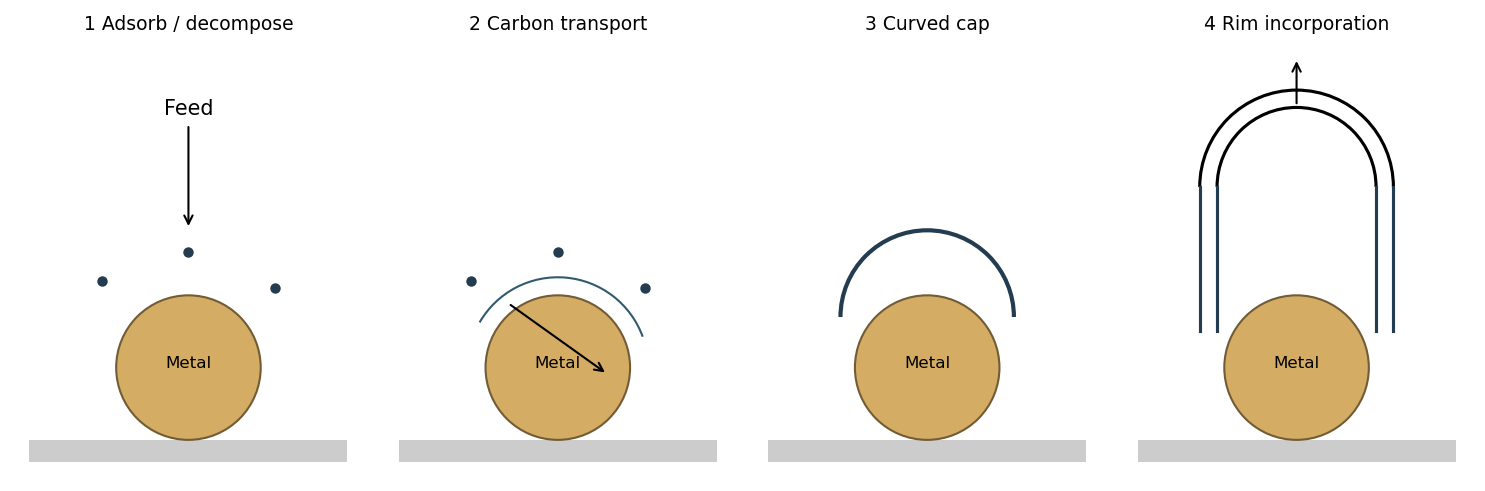

Source code (Python):
"""Original explanatory figure. Python 3.14, matplotlib 3.10, numpy 2.3. Run from mirrored _media directory."""
from pathlib import Path
import numpy as np
import matplotlib
matplotlib.use('Agg')
import matplotlib.pyplot as plt
from matplotlib.patches import Circle,Rectangle,Arc,Polygon
plt.rcParams.update({'font.size':10,'figure.facecolor':'white','axes.facecolor':'white'})

fig,axs=plt.subplots(1,4,figsize=(10,3.2))
for i,ax in enumerate(axs):
 ax.set(xlim=(-1.2,1.2),ylim=(-1,2),aspect='equal');ax.axis('off');ax.add_patch(Rectangle((-1.1,-.9),2.2,.15,facecolor='#cccccc'));ax.add_patch(Circle((0,-.25),.5,facecolor='#d4ac63',edgecolor='#725c36'));ax.text(0,-.25,'Metal',ha='center',fontsize=8)
 if i<2:
  for x,y in [(-.6,.35),(0,.55),(.6,.3)]:ax.plot(x,y,'o',color='#243c50',ms=4)
 if i==0:ax.annotate('Feed',xy=(0,.7),xytext=(0,1.5),ha='center',arrowprops={'arrowstyle':'->'})
 if i==1:
  ax.annotate('',xy=(.35,-.3),xytext=(-.35,.2),arrowprops={'arrowstyle':'->'});ax.add_patch(Arc((0,-.25),1.25,1.25,theta1=20,theta2=150,color='#315a70'))
 if i==2:ax.add_patch(Arc((0,.1),1.2,1.2,theta1=0,theta2=180,lw=2,color='#243c50'))
 if i==3:
  for r in [.55,.67]:
   ax.add_patch(Arc((0,1),2*r,2*r,theta1=0,theta2=180,lw=1.5));ax.plot([-r,-r],[0,1],color='#243c50');ax.plot([r,r],[0,1],color='#243c50')
  ax.annotate('',xy=(0,1.9),xytext=(0,1.55),arrowprops={'arrowstyle':'->'})
 ax.set_title(['1 Adsorb / decompose','2 Carbon transport','3 Curved cap','4 Rim incorporation'][i],fontsize=9)
fig.tight_layout()

fig.savefig(Path(__file__).with_suffix('.png').name,dpi=150,facecolor='white',bbox_inches='tight');plt.close(fig)
